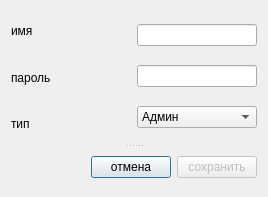
<?xml version="1.0" encoding="UTF-8"?>
<ui version="4.0">
 <class>userEditDialog</class>
 <widget class="QDialog" name="userEditDialog">
  <property name="geometry">
   <rect>
    <x>0</x>
    <y>0</y>
    <width>268</width>
    <height>197</height>
   </rect>
  </property>
  <property name="windowTitle">
   <string>Dialog</string>
  </property>
  <property name="windowIcon">
   <iconset resource="resources.qrc">
    <normaloff>:/icons/System-users.svg</normaloff>:/icons/System-users.svg</iconset>
  </property>
  <layout class="QVBoxLayout" name="verticalLayout_3">
   <item>
    <widget class="QSplitter" name="splitter">
     <property name="orientation">
      <enum>Qt::Vertical</enum>
     </property>
     <widget class="QWidget" name="">
      <layout class="QHBoxLayout" name="horizontalLayout_2">
       <item>
        <layout class="QHBoxLayout" name="horizontalLayout">
         <item>
          <layout class="QVBoxLayout" name="verticalLayout_2">
           <item>
            <widget class="QLabel" name="label">
             <property name="text">
              <string>имя</string>
             </property>
            </widget>
           </item>
           <item>
            <widget class="QLabel" name="label_2">
             <property name="text">
              <string>пароль</string>
             </property>
            </widget>
           </item>
           <item>
            <widget class="QLabel" name="label_3">
             <property name="text">
              <string>тип</string>
             </property>
            </widget>
           </item>
          </layout>
         </item>
         <item>
          <spacer name="horizontalSpacer">
           <property name="orientation">
            <enum>Qt::Horizontal</enum>
           </property>
           <property name="sizeHint" stdset="0">
            <size>
             <width>40</width>
             <height>20</height>
            </size>
           </property>
          </spacer>
         </item>
        </layout>
       </item>
       <item>
        <layout class="QVBoxLayout" name="verticalLayout">
         <item>
          <widget class="QLineEdit" name="usernameEdit"/>
         </item>
         <item>
          <widget class="QLineEdit" name="passwdEdit"/>
         </item>
         <item>
          <widget class="QComboBox" name="typeBox">
           <item>
            <property name="text">
             <string>Aдмин</string>
            </property>
           </item>
           <item>
            <property name="text">
             <string>Коммендант</string>
            </property>
           </item>
           <item>
            <property name="text">
             <string>Студент</string>
            </property>
           </item>
          </widget>
         </item>
        </layout>
       </item>
      </layout>
     </widget>
     <widget class="QWidget" name="">
      <layout class="QHBoxLayout" name="horizontalLayout_3">
       <item>
        <spacer name="horizontalSpacer_2">
         <property name="orientation">
          <enum>Qt::Horizontal</enum>
         </property>
         <property name="sizeHint" stdset="0">
          <size>
           <width>40</width>
           <height>20</height>
          </size>
         </property>
        </spacer>
       </item>
       <item>
        <widget class="QPushButton" name="cancelButton">
         <property name="text">
          <string>отмена</string>
         </property>
         <attribute name="buttonGroup">
          <string notr="true">buttonGroup</string>
         </attribute>
        </widget>
       </item>
       <item>
        <widget class="QPushButton" name="saveButton">
         <property name="enabled">
          <bool>false</bool>
         </property>
         <property name="text">
          <string>сохранить</string>
         </property>
         <attribute name="buttonGroup">
          <string notr="true">buttonGroup</string>
         </attribute>
        </widget>
       </item>
      </layout>
     </widget>
    </widget>
   </item>
  </layout>
 </widget>
 <resources>
  <include location="resources.qrc"/>
 </resources>
 <connections>
  <connection>
   <sender>saveButton</sender>
   <signal>clicked()</signal>
   <receiver>userEditDialog</receiver>
   <slot>accept()</slot>
   <hints>
    <hint type="sourcelabel">
     <x>169</x>
     <y>181</y>
    </hint>
    <hint type="destinationlabel">
     <x>127</x>
     <y>110</y>
    </hint>
   </hints>
  </connection>
  <connection>
   <sender>cancelButton</sender>
   <signal>clicked()</signal>
   <receiver>userEditDialog</receiver>
   <slot>reject()</slot>
   <hints>
    <hint type="sourcelabel">
     <x>79</x>
     <y>181</y>
    </hint>
    <hint type="destinationlabel">
     <x>127</x>
     <y>110</y>
    </hint>
   </hints>
  </connection>
 </connections>
 <buttongroups>
  <buttongroup name="buttonGroup"/>
 </buttongroups>
</ui>
